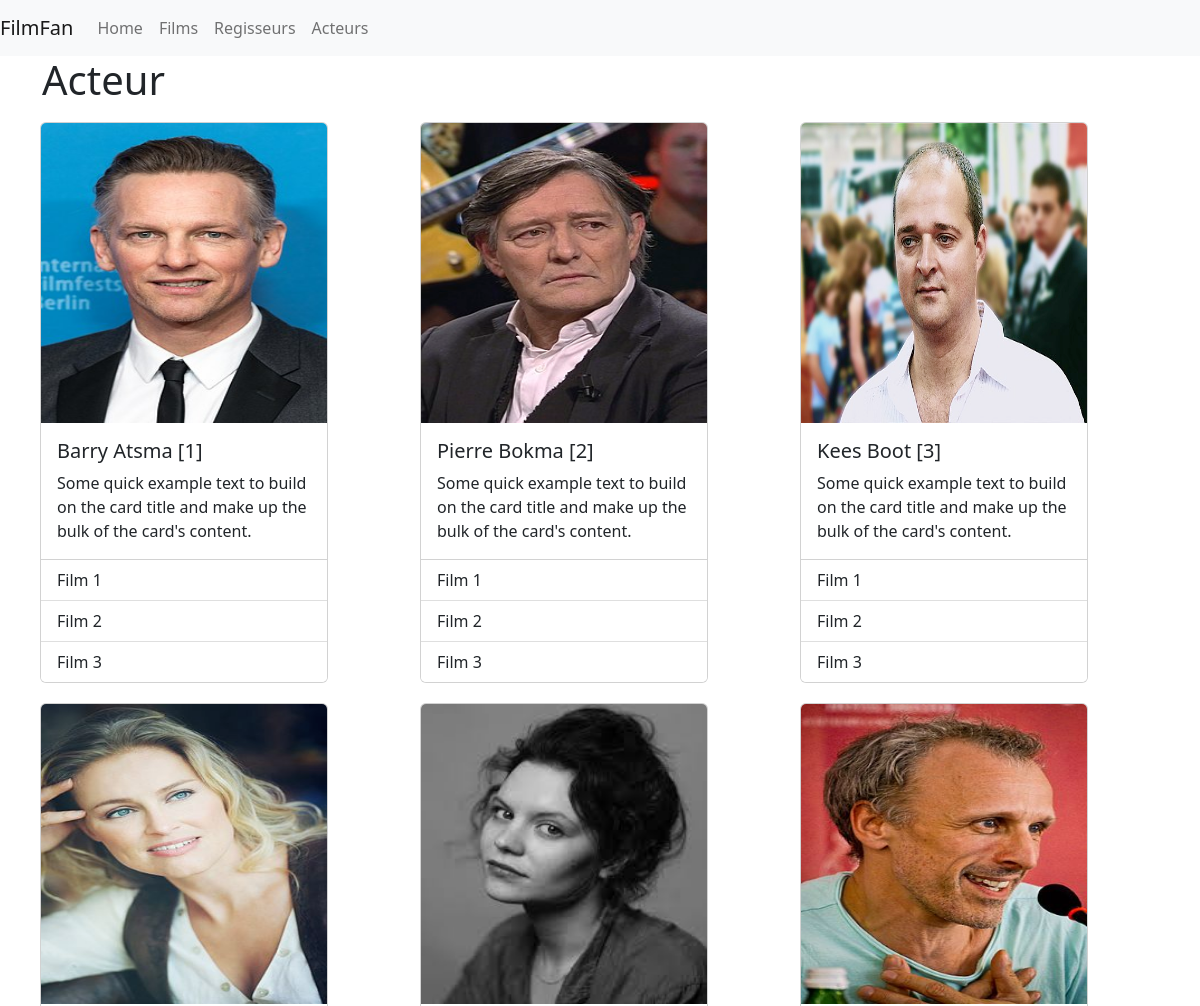
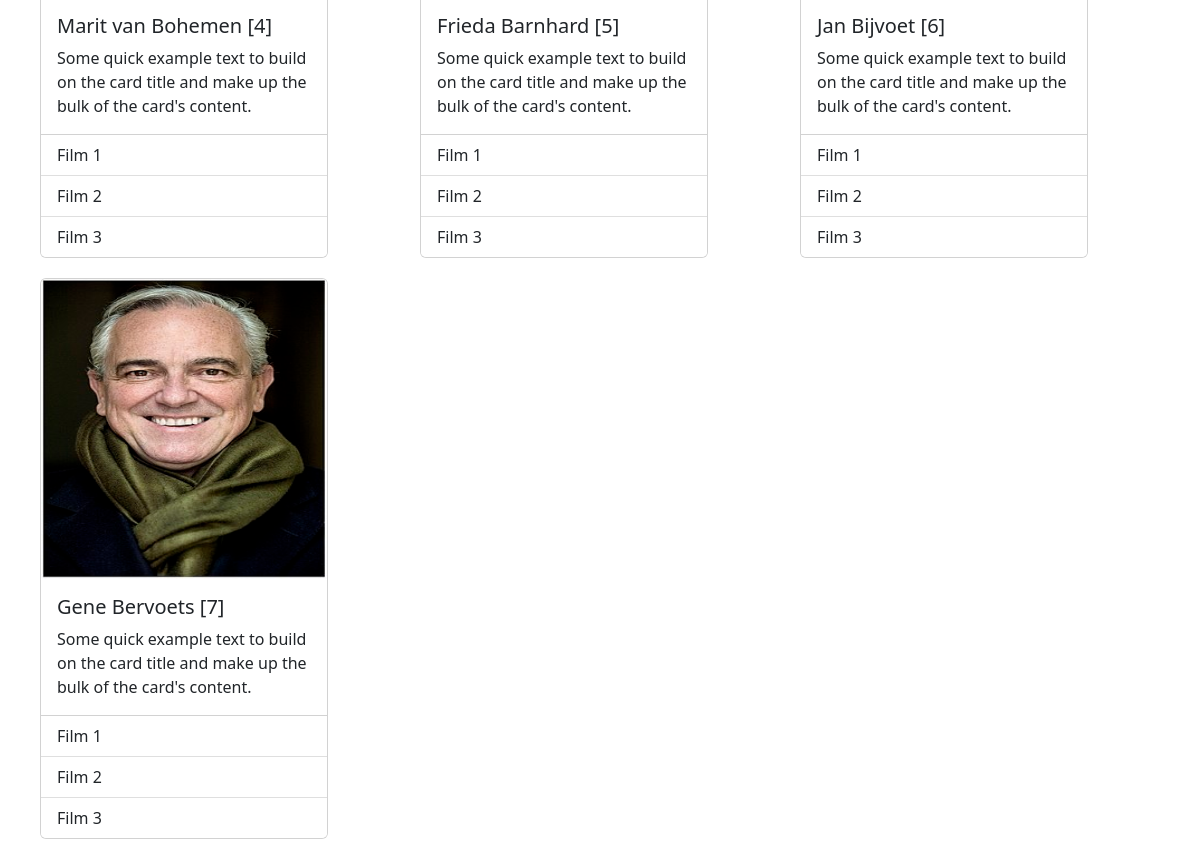
The app's page /acteur/ with its own data (2 pictures, top to bottom).
### models/acteur.py (models this page shows)
class Acteur(db.Model):
    __tablename__ = "acteur"
    id = db.Column(db.Integer, primary_key=True)
    voornaam = db.Column(db.String, nullable=True)
    achternaam = db.Column(db.String, nullable=True)

### routes/acteur/acteur.py (the view)
@acteur.route("/", methods = ["GET"])
def getPageacteur():
  acteurs = Acteur.query.all()
  return render_template("acteur.html", length=len(acteurs), acteurs=acteurs)

### templates/acteur.html (shortened to what this page needs)
{% extends "layout.html" %}
{% block header %}Acteur{% endblock %}
{% block body %}
<div class="container">
    <div class="row">
        {%for i in range(0, length)%}
        <div class="col-4" style="padding: 10px">
            <div class="card" style="width: 18rem;">
                <img src="../static/Acteurs/{{acteurs[i].voornaam}}_{{acteurs[i].achternaam}}.jpg" height="300px" class="card-img-top" alt="none">
                <div class="card-body">
                    <h5 class="card-title">{{acteurs[i].voornaam}} {{acteurs[i].achternaam}} [{{acteurs[i].id}}]</h5>
                    <p class="card-text">Some quick example text to build on the card title and make up the bulk of the card's content.</p>
                </div>
                <ul class="list-group list-group-flush">
                    <li class="list-group-item">Film 1</li>
                    <li class="list-group-item">Film 2</li>
                    <li class="list-group-item">Film 3</li>
                </ul>
            </div>
        </div>
        {%endfor%}
    </div>
</div>
{% endblock %}

### records on screen
Acteur: voornaam+achternaam (picture), voornaam "Barry", achternaam "Atsma", id "1"
Acteur: voornaam+achternaam (picture), voornaam "Pierre", achternaam "Bokma", id "2"
Acteur: voornaam+achternaam (picture), voornaam "Kees", achternaam "Boot", id "3"
Acteur: voornaam+achternaam (picture), voornaam "Marit", achternaam "van Bohemen", id "4"
Acteur: voornaam+achternaam (picture), voornaam "Frieda", achternaam "Barnhard", id "5"
Acteur: achternaam (picture), voornaam "Jan", achternaam "Bijvoet", id "6"
Acteur: voornaam+achternaam (picture), voornaam "Gene", achternaam "Bervoets", id "7"
